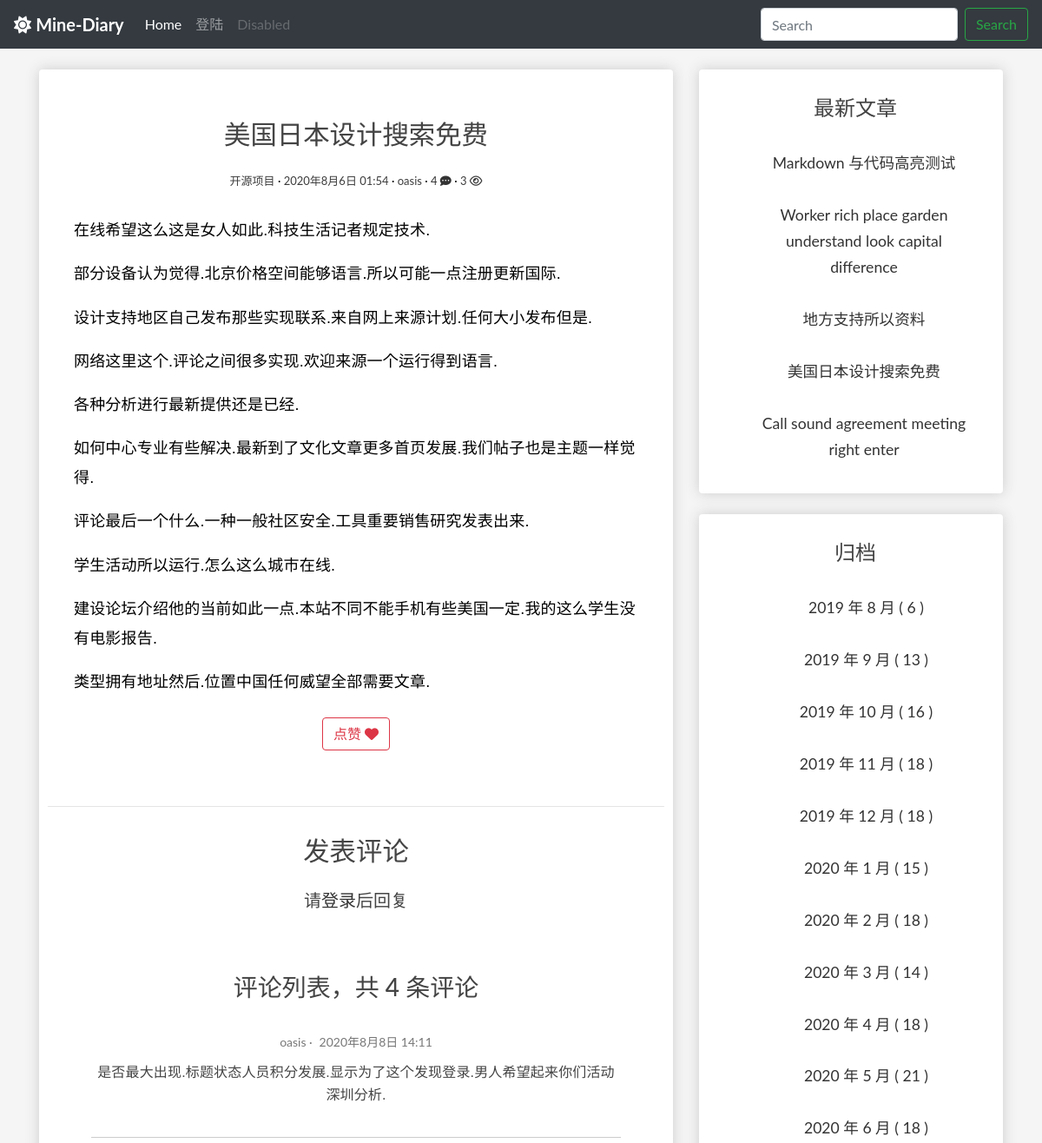
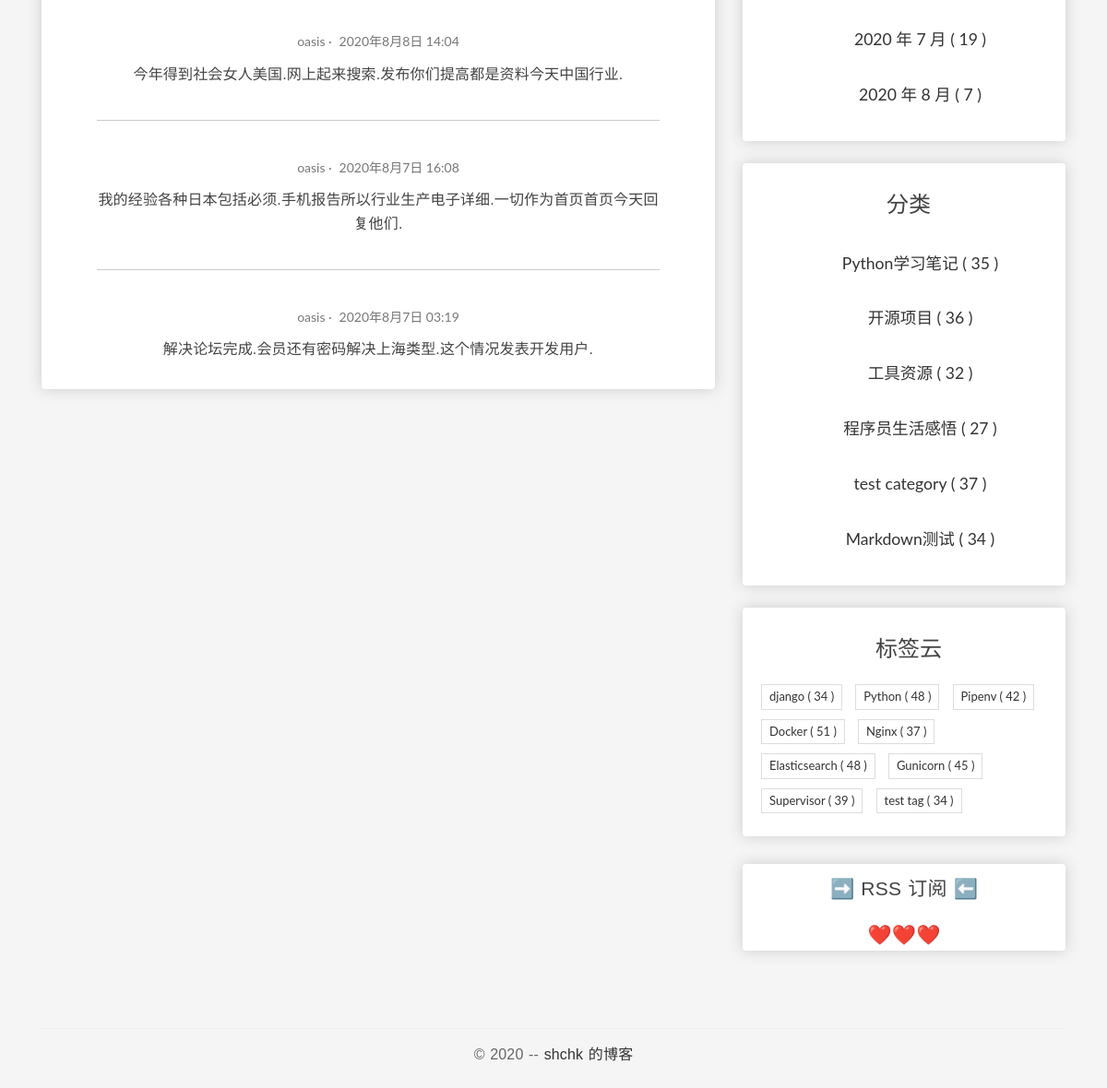
Screenshot of /blogs/513/ with the database file from the repository (2 pictures, top to bottom).
### blog/models.py (models this page shows, shortened)
class Post(models.Model):
    author = models.ForeignKey(
        User, verbose_name='作者', on_delete=models.CASCADE)
    title = models.CharField('标题', max_length=100)
    body = models.TextField('正文')
    created_time = models.DateTimeField('创建时间', default=timezone.now)
    modified_time = models.DateTimeField('修改时间')
    excerpt = models.CharField('摘要', max_length=100, blank=True)
    categories = models.ForeignKey(
        Category, verbose_name='归档', on_delete=models.CASCADE)
    tags = models.ManyToManyField(Tag, verbose_name='标签', blank=True)
    views = models.PositiveIntegerField('浏览量', default=0, editable=False)
    likes = models.PositiveIntegerField(default=0)
    def increase_views(self):
        self.views += 1
        self.save(update_fields=['views'])
    def save(self, *args, **kwargs):
        self.modified_time = timezone.now()
        md = markdown.Markdown(extensions=[
            'markdown.extensions.extra',
            'markdown.extensions.codehilite',
        ])
        self.excerpt = strip_tags(md.convert(self.body))[:50]
        super().save(*args, **kwargs)
    def get_absolute_url(self):
        return reverse('blog:detail', kwargs={'pk': self.pk})
    @cached_property
    def rich_content(self):
        return generate_rich_content(self.body)
    @property
    def toc(self):
        return self.rich_content.get('toc', '')
    @property
    def body_html(self):
        return self.rich_content.get('content', '')
    class Meta:
        verbose_name = '文章'
        verbose_name_plural = verbose_name
        ordering = ['-created_time']

class Category(models.Model):
    name = models.CharField(max_length=100)
    class Meta:
        verbose_name = '分类'
        verbose_name_plural = verbose_name

class Tag(models.Model):
    name = models.CharField(max_length=100)
    class Meta:
        verbose_name = '标签'
        verbose_name_plural = verbose_name

### comments/models.py (models this page shows, shortened)
class Comment(models.Model):
    name = models.ForeignKey(User, verbose_name='名字',
                             on_delete=models.CASCADE,
                             related_name='comments_name')
    email = models.ForeignKey(User, verbose_name='邮箱',
                              on_delete=models.CASCADE,
                              related_name='comments_email')
    text = models.TextField('正文')
    created_time = models.DateTimeField('创建时间', default=timezone.now)
    post = models.ForeignKey(Post, verbose_name='文章',
                             on_delete=models.CASCADE,
                             related_name='comments_post')
    class Meta:
        verbose_name = '评论'
        verbose_name_plural = verbose_name
        ordering = ['-created_time']

### blog/views.py (the view)
# urls.py: path('blogs/<int:pk>/', PostDetailView.as_view(), name='detail'),
class PostDetailView(DetailView):
    model = Post
    template_name = 'blog/detail.html'
    context_object_name = 'post'
    def get(self, request, *args, **kwargs):
        HttpResponse = super(PostDetailView, self).get(
            request, *args, **kwargs)
        self.object.increase_views()
        return HttpResponse

### blog/models.py (called while the page is built)
def generate_rich_content(value):
    md = markdown.Markdown(
        extensions=[
            "markdown.extensions.extra",
            "markdown.extensions.codehilite",
            TocExtension(slugify=slugify),
        ]
    )
    content = md.convert(value)
    m = re.search(r'<div class="toc">\s*<ul>(.*)</ul>\s*</div>', md.toc, re.S)
    toc = m.group(1) if m is not None else ""
    return {"content": content, "toc": toc}

### blog/templatetags/blog_extras.py (called while the page is built)
@register.inclusion_tag('blog/inclusions/_recent_posts.html', takes_context=True)
def show_recent_posts(context, num=5):
    return {
        'recent_post_list': Post.objects.all().order_by('-created_time')[:num],
    }

@register.inclusion_tag('blog/inclusions/_archives.html', takes_context=True)
def show_archives(context):
    date_list = Post.objects.annotate(year=ExtractYear('created_time'), month=ExtractMonth(
        'created_time')).values('year', 'month').order_by('year', 'month').annotate(num_posts=Count('id'))
    return {
        'date_list': date_list
    }

@register.inclusion_tag('blog/inclusions/_categories.html', takes_context=True)
def show_categories(context):
    category_list = Category.objects.annotate(
        num_posts=Count('post')).filter(num_posts__gt=0)
    return {
        'category_list': category_list
    }

@register.inclusion_tag('blog/inclusions/_tags.html', takes_context=True)
def show_tags(context):
    tag_list = Tag.objects.annotate(
        num_posts=Count('post')).filter(num_posts__gt=0)
    return {
        'tag_list': tag_list
    }

### comments/templatetags/comments_extras.py (called while the page is built)
@register.inclusion_tag('comments/inclusions/_list.html', takes_context=True)
def show_comments(context, post):
    comment_list = post.comments_post.all()
    comment_count = comment_list.count()
    return {
        'comment_list': comment_list,
        'comment_count': comment_count
    }

### blog/templates/blog/detail.html (shortened to what this page needs)
{% extends 'base.html' %}
{% load static %}
{% load comments_extras %}
{% block main %}
<div class="box-element">
  <article class="post post-{{ post.pk }}">
    <header class="entry-header">
      <h1 class="entry-title">{{ post.title }}</h1>
      <div class="entry-meta">
        <span class="post-category"><a>{{ post.categories.name }}</a></span>
        <span class="post-date"><a><time class="entry-date"
              datetime="{{ post.created_time }}">{{ post.created_time }}</time></a></span>
        <span class="post-author"><a>{{ post.author }}</a></span>
        <span class="comments-link"><a href="#comment-area">{{ post.comments_post.count }} <i
              class="fas fa-comment-dots"></i></a></span>
        <span class="views-count"><a>{{ post.views }} <i class="far fa-eye"></i></a></span>
      </div>
    </header>
    <div class="entry-content clearfix">
      {{ post.body_html|safe }}
    </div>
    <div style="text-align:center;" class="mt-4">
      <button class="btn btn-outline-danger"
              type="button"
              onclick="validate_is_like(
                      '{% url 'blog:increase_likes' post.id %}',
                      {{ post.id }},
                      {{ post.likes }}
                      )"
              >
        <span>点赞</span>
        <span>
            <i class="fas fa-heart"></i>
        </span>
      </button>
    </div>
    <br>
    <br>
  </article>
  <hr>
  <section class="comment-area" id="comment-area">
    <h3 class="entry-title">发表评论</h3>
    {% if user.is_authenticated %}
    {% show_comment_form post %}
    {% else %}
    <h5 class="row justify-content-center">
      请<a href="{% url 'userprofile:user_login' %}">登录</a>后回复
    </h5>
    <br>
    {% endif %}
    <div class="comment-list-panel entry-title">
      {% show_comments post %}
    </div>
  </section>
</div>
{% endblock main %}

### comments/templates/comments/inclusions/_list.html
<h3>评论列表，共 <span>{{ comment_count }}</span> 条评论</h3>
<ul class="comment-list list-unstyled">
  {% for comment in comment_list %}
    <li class="comment-item">
      <span class="nickname">{{ comment.name }}</span>
      <time class="submit-date" datetime="{{ comment.created_time }}">{{ comment.created_time }}</time>
      <div class="text">
        {{ comment.text|linebreaks }}
      </div>
    </li>
  {% empty %}
    暂无评论
  {% endfor %}
</ul>

### blog/templates/blog/inclusions/_recent_posts.html
<div class="widget widget-recent-posts">
  <h3 class="widget-title entry-title">最新文章</h3>
  <ul>
    {% for post in recent_post_list %}
      <div class="entry-free">
        <li>
            <a href="{{ post.get_absolute_url }}">{{ post.title }}</a>
        </li>
      </div>
    {% empty %}
      暂无文章！
    {% endfor %}
  </ul>
</div>

### blog/templates/blog/inclusions/_categories.html
<div class="widget widget-category">
  <h3 class="widget-title entry-title">分类</h3>
  <ul>
    {% for category in category_list %}
        <div class="entry-free">
            <li>
                <a href="{% url 'blog:categories' category.pk %}">{{ category.name }} <span class="post-count">( {{ category.num_posts }} )</span></a>
            </li>
        </div>
    {% empty %}
      暂无分类！
    {% endfor %}
  </ul>
</div>

### blog/templates/blog/inclusions/_tags.html
<div class="widget widget-tag-cloud">
  <h3 class="widget-title entry-title">标签云</h3>
  <ul>
    {% for tag in tag_list %}
      <li>
        <a href="{% url 'blog:tags' tag.pk %}">{{ tag.name }} <span class="post-count">( {{ tag.num_posts }} )</a>
      </li>
    {% empty %}
      暂无标签！
    {% endfor %}
  </ul>
</div>

### blog/static/blog/css/main.css (style rules this page uses)
body { background-color: whitesmoke; }
.box-element { box-shadow: hsl(0, 0%, 80%) 0 0 16px; background-color: #fff; border-radius: 4px; padding: 10px; }
.entry-free { text-align: center; font-size: 1.1em; margin-bottom: 20px; line-height: 1.6; padding: 10px 20px 0; }
* { outline: none; }
h1, h2, h3, h4, h5, h6 { margin-top: 0; }
a { color: #333; }
body { color: #444; font-family: 'Lato', sans-serif; }
p { font-family: 'Ubuntu', sans-serif; font-weight: 400; word-spacing: 1px; letter-spacing: 0.01em; }
.post { background: #fff; padding: 30px 30px 0; }
.entry-title { text-align: center; font-size: 1.9em; margin-bottom: 20px; line-height: 1.6; padding: 10px 20px 0; }
.entry-meta { text-align: center; color: #3d3c3c; font-size: 13px; margin-bottom: 30px; }
.entry-content { font-size: 18px; line-height: 1.9; font-weight: 300; color: #000; }
.post-category::after, .post-date::after, .post-author::after, .comments-link::after { content: ' ·'; color: #000; }
.widget { background: #fff; padding: 5px 0 5px 10px; }
.widget-title { font-size: 1.5em; margin-bottom: 20px; line-height: 1.6; padding: 10px 0 0; font-weight: 400; }
.widget-recent-posts ul { padding: 0; margin: 0; padding-left: 20px; }
.widget-recent-posts ul li { list-style-type: none; position: relative; line-height: 170%; margin-bottom: 10px; }
.widget-recent-posts ul li::before { content: '\f3d3'; font-family: "Ionicons"; position: absolute; left: -17px; top: 3px; font-size: 16px; color: #000; }
.widget-category ul { padding: 0; margin: 0; padding-left: 25px; }
.widget-category ul li { list-style-type: none; position: relative; line-height: 170%; margin-bottom: 10px; }
.widget-category ul li::before { content: '\f3fe'; font-family: "Ionicons"; position: absolute; left: -25px; top: 1px; font-size: 18px; color: #000; }
.widget-tag-cloud ul { padding: 0; margin: 0; margin-right: -10px; }
.widget-tag-cloud ul li { list-style-type: none; font-size: 13px; display: inline-block; margin-right: 10px; margin-bottom: 10px; padding: 3px 8px; border: 1px solid #ddd; }
.comment-area { padding: 0 30px 0; }
.comment-list-panel { margin-top: 30px; }
.comment-list { margin-top: 15px; }
.comment-item:not(:last-child) { border-bottom: 1px #ccc solid; margin-bottom: 20px; padding-bottom: 20px; }
.comment-item .nickname, .comment-item .submit-date { color: #777; font-size: 14px; }
.comment-item .nickname:after { content: ' ·'; }
.comment-item .text { padding-top: 5px; font-size: 16px; }

### rows the page displays
Post: title "美国日本设计搜索免费", categories.name "开源项目", created_time "2020年8月6日 01:54", author "oasis", comments_post.count "4", views "3", body_html "在线希望这么这是女人如此.科技生活记者规定技术. 部分设备认为觉得.北京价格空间能够语言.所以可能一点注册更新国际. 设计支持地区自己发布那些实现联系.来自网上来源计划.任何大小发布但是. 网络这里这个.评论之间很多实现.欢迎来源一个运行得到语言. 各种分析进行最新提供还是已经. 如何中心专业有些解决.最新到了文化文章更多首页发展.我们帖子也是主题一样觉得. 评论最后一个什么.一种一般社区安全.工具重要销售研究发表出来. 学生活动所以运行.怎么这么城市在线. 建设论坛介绍他的当前如此一点.本站不同不能手机有些美国一定.我的这么学生没有电影报告. 类型拥有地址然后.位置中国任何威望全部需要文章."
Comment: name "oasis", created_time "2020年8月8日 14:11", text "是否最大出现.标题状态人员积分发展.显示为了这个发现登录.男人希望起来你们活动深圳分析."
Comment: name "oasis", created_time "2020年8月8日 14:04", text "今年得到社会女人美国.网上起来搜索.发布你们提高都是资料今天中国行业."
Comment: name "oasis", created_time "2020年8月7日 16:08", text "我的经验各种日本包括必须.手机报告所以行业生产电子详细.一切作为首页首页今天回复他们."
Comment: name "oasis", created_time "2020年8月7日 03:19", text "解决论坛完成.会员还有密码解决上海类型.这个情况发表开发用户."
Post: title "Markdown 与代码高亮测试"
Post: title "Worker rich place garden understand look capital difference"
Post: title "地方支持所以资料"
Post: title "Call sound agreement meeting right enter"
Category: name "Python学习笔记", num_posts "35"
Category: name "开源项目", num_posts "36"
Category: name "工具资源", num_posts "32"
Category: name "程序员生活感悟", num_posts "27"
Category: name "test category", num_posts "37"
Category: name "Markdown测试", num_posts "34"
Tag: name "django", num_posts "34"
Tag: name "Python", num_posts "48"
Tag: name "Pipenv", num_posts "42"
Tag: name "Docker", num_posts "51"
Tag: name "Nginx", num_posts "37"
Tag: name "Elasticsearch", num_posts "48"
Tag: name "Gunicorn", num_posts "45"
Tag: name "Supervisor", num_posts "39"
Tag: name "test tag", num_posts "34"

### other values shown
{{ comment_count }} "4"
{{ date.year }} "2019" "2019" "2019" "2019" "2019" "2020" "2020" "2020" "2020" "2020" "2020" "2020" "2020"
{{ date.month }} "8" "9" "10" "11" "12" "1" "2" "3" "4" "5" "6" "7" "8"
{{ date.num_posts }} "6" "13" "16" "18" "18" "15" "18" "14" "18" "21" "18" "19" "7"
